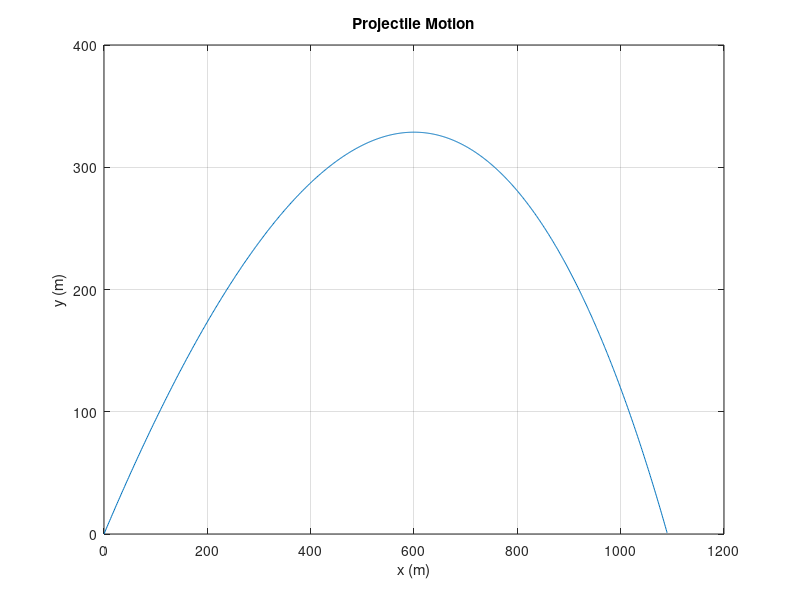

The MATLAB script that drew this image:
clear all
close all
clc

format short

y = @(t) 9600*(1-exp(-t/15))-480*t;
dy = @(t) 9600*(exp(-t/15)/15)-480; %derivative of y function
x = @(t) 2400*(1-exp(-t/15));
p0 = 10; %initial guess
delta = 10.^(-6);
epsilon = 10.^(-6);
count = 50; %since one may not know the approximate solution counter should be high enough

for i=1:count
    p1 = p0 - y(p0)/dy(p0); %newton-raphson equation
    err = abs(p1-p0); 
    relerr = err/(abs(p1) + epsilon);
    err2 = abs(y(p1)); %required error values
    p0 = p1; %assigning the new initial guess

    if (err<delta) && (relerr<delta) && (err2<delta)
        break
    end %error checking
end

impact_time = p0
range = x(p0)
y_value = y(p0)

t=0:0.01:impact_time; %assigning values to variable 't' as a vector such that it can plot in terms of 't'

plot(x(t),y(t))

% Please plot the projectile motion below this line.
xlabel('x (m)')
ylabel('y (m)')
title('Projectile Motion')
axis([0 1200, 0 400])
grid on
